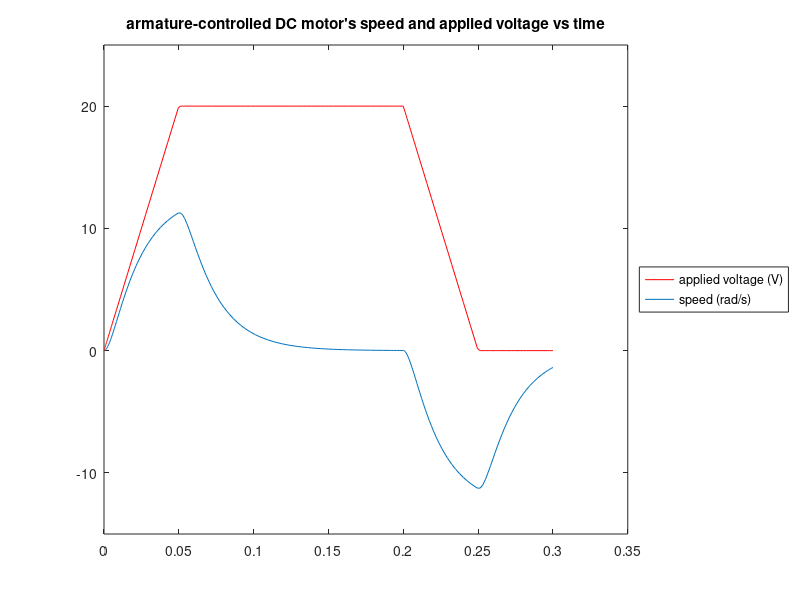

Here is the MATLAB script that generated this plot:
clear all
close all
clc

R = 0.8;
L = 0.003;
K_T = 0.05;
K_e = 0.05;
c = 0;
J = 8e-5;

% picewise func v(t)
v = @(t) 400*t .* (t>=0 & t<0.05) ... 
         + 20 * (t>=0.05 & t<=0.2) ...
         + (-400*(t-0.2)+20) .* (t>0.2 & t<=0.25) ...
         + 0 * (t>0.25);

% Inputs for solving the ODE
tspan = [0, 0.3];
if ~isempty(find(tspan<0, 1))  % The interval t < 0 is undefined in v(t), so check the invalid t.
    error('time span must be positive')
end
i_omiga_0 = [0, 0];  % First entry is i_0; Second is omiga_0

DCMotor_Vc_is_piecewise_func = @(t, i_omiga) [
    (( -R*i_omiga(1) - K_e*i_omiga(2) + v(t) )/L)
    (( K_T*i_omiga(1) - c*i_omiga(2) )/J)
];

[t,i_omiga] = ode45(DCMotor_Vc_is_piecewise_func, tspan, i_omiga_0);  % i_omiga(:,1) is i; i_omiga(:,2) is omiga

% Plot on the same figure and get the plot handle for later use
p_omiga = plot(t, i_omiga(:,1));
hold on
p_v = plot(t, v(t), '-r');

% Set the maximum value displayed on the y-axis to 25
ylimits = get(gca, 'YLim');
set(gca, 'YLim', [ylimits(1), 25])

% Add some text explanations
legend([p_v, p_omiga], 'applied voltage (V)', "speed (rad/s)", 'Location','EastOutside')
title("armature-controlled DC motor's speed and applied voltage vs time")

% Widen the figure
f_position = get(gcf, 'position');
width = f_position(3)+250;
set(gcf, 'position', [f_position(1), f_position(2), width, f_position(4)])
